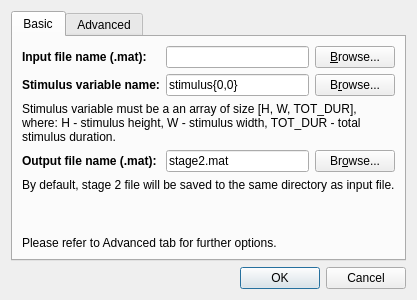
<?xml version="1.0" encoding="UTF-8"?>
<ui version="4.0">
 <class>PrfStage2Dialog</class>
 <widget class="QDialog" name="PrfStage2Dialog">
  <property name="geometry">
   <rect>
    <x>0</x>
    <y>0</y>
    <width>397</width>
    <height>300</height>
   </rect>
  </property>
  <property name="windowTitle">
   <string>QPrf - Stage 2 Stimuli Generation</string>
  </property>
  <layout class="QVBoxLayout" name="verticalLayout">
   <item>
    <widget class="QTabWidget" name="tabWidget">
     <property name="currentIndex">
      <number>0</number>
     </property>
     <widget class="QWidget" name="tab">
      <attribute name="title">
       <string>Basic</string>
      </attribute>
      <layout class="QGridLayout" name="gridLayout">
       <item row="0" column="0">
        <widget class="QLabel" name="label">
         <property name="font">
          <font>
           <weight>75</weight>
           <bold>true</bold>
          </font>
         </property>
         <property name="text">
          <string>Input file name (.mat):</string>
         </property>
        </widget>
       </item>
       <item row="1" column="1" colspan="3">
        <widget class="QLineEdit" name="varname_lineEdit">
         <property name="text">
          <string>stimulus{0,0}</string>
         </property>
        </widget>
       </item>
       <item row="0" column="4">
        <widget class="QPushButton" name="browseFile_pushButton">
         <property name="text">
          <string>&amp;Browse...</string>
         </property>
        </widget>
       </item>
       <item row="2" column="0" colspan="5">
        <widget class="QLabel" name="label_3">
         <property name="text">
          <string>Stimulus variable must be a an array of size [H, W, TOT_DUR], where: H - stimulus height, W - stimulus width, TOT_DUR - total stimulus duration.</string>
         </property>
         <property name="wordWrap">
          <bool>true</bool>
         </property>
        </widget>
       </item>
       <item row="1" column="0">
        <widget class="QLabel" name="label_2">
         <property name="font">
          <font>
           <weight>75</weight>
           <bold>true</bold>
          </font>
         </property>
         <property name="text">
          <string>Stimulus variable name:</string>
         </property>
        </widget>
       </item>
       <item row="0" column="1" colspan="3">
        <widget class="QLineEdit" name="fileName_lineEdit"/>
       </item>
       <item row="5" column="0" colspan="5">
        <spacer name="verticalSpacer">
         <property name="orientation">
          <enum>Qt::Vertical</enum>
         </property>
         <property name="sizeHint" stdset="0">
          <size>
           <width>20</width>
           <height>40</height>
          </size>
         </property>
        </spacer>
       </item>
       <item row="6" column="0" colspan="3">
        <widget class="QLabel" name="label_7">
         <property name="text">
          <string>Please refer to Advanced tab for further options.</string>
         </property>
        </widget>
       </item>
       <item row="1" column="4">
        <widget class="QPushButton" name="browseVar_pushButton">
         <property name="text">
          <string>B&amp;rowse...</string>
         </property>
        </widget>
       </item>
       <item row="3" column="0">
        <widget class="QLabel" name="label_15">
         <property name="font">
          <font>
           <weight>75</weight>
           <bold>true</bold>
          </font>
         </property>
         <property name="text">
          <string>Output file name (.mat):</string>
         </property>
        </widget>
       </item>
       <item row="3" column="4">
        <widget class="QPushButton" name="browseOut_pushButton">
         <property name="text">
          <string>Br&amp;owse...</string>
         </property>
        </widget>
       </item>
       <item row="4" column="0" colspan="5">
        <widget class="QLabel" name="label_16">
         <property name="text">
          <string>By default, stage 2 file will be saved to the same directory as input file.</string>
         </property>
        </widget>
       </item>
       <item row="3" column="1" colspan="3">
        <widget class="QLineEdit" name="outName_lineEdit">
         <property name="text">
          <string>stage2.mat</string>
         </property>
        </widget>
       </item>
      </layout>
     </widget>
     <widget class="QWidget" name="tab_2">
      <attribute name="title">
       <string>Advanced</string>
      </attribute>
      <layout class="QGridLayout" name="gridLayout_2">
       <item row="5" column="2">
        <widget class="QLabel" name="label_6">
         <property name="font">
          <font>
           <weight>75</weight>
           <bold>true</bold>
          </font>
         </property>
         <property name="text">
          <string>RF Size Step:</string>
         </property>
        </widget>
       </item>
       <item row="8" column="0" colspan="3">
        <spacer name="verticalSpacer_2">
         <property name="orientation">
          <enum>Qt::Vertical</enum>
         </property>
         <property name="sizeHint" stdset="0">
          <size>
           <width>20</width>
           <height>40</height>
          </size>
         </property>
        </spacer>
       </item>
       <item row="4" column="0">
        <widget class="QLineEdit" name="yStart_lineEdit">
         <property name="text">
          <string>0</string>
         </property>
        </widget>
       </item>
       <item row="1" column="1">
        <widget class="QLabel" name="label_9">
         <property name="font">
          <font>
           <weight>75</weight>
           <bold>true</bold>
          </font>
         </property>
         <property name="text">
          <string>X End:</string>
         </property>
        </widget>
       </item>
       <item row="2" column="1">
        <widget class="QLineEdit" name="xEnd_lineEdit">
         <property name="text">
          <string>101</string>
         </property>
        </widget>
       </item>
       <item row="3" column="2">
        <widget class="QLabel" name="label_5">
         <property name="font">
          <font>
           <weight>75</weight>
           <bold>true</bold>
          </font>
         </property>
         <property name="text">
          <string>Y Step:</string>
         </property>
        </widget>
       </item>
       <item row="1" column="0">
        <widget class="QLabel" name="label_8">
         <property name="font">
          <font>
           <weight>75</weight>
           <bold>true</bold>
          </font>
         </property>
         <property name="text">
          <string>X Start:</string>
         </property>
        </widget>
       </item>
       <item row="5" column="0">
        <widget class="QLabel" name="label_13">
         <property name="font">
          <font>
           <weight>75</weight>
           <bold>true</bold>
          </font>
         </property>
         <property name="text">
          <string>RF Size Start:</string>
         </property>
        </widget>
       </item>
       <item row="2" column="2">
        <widget class="QLineEdit" name="xStep_lineEdit">
         <property name="text">
          <string>4</string>
         </property>
        </widget>
       </item>
       <item row="1" column="2">
        <widget class="QLabel" name="label_4">
         <property name="font">
          <font>
           <weight>75</weight>
           <bold>true</bold>
          </font>
         </property>
         <property name="text">
          <string>X Step:</string>
         </property>
        </widget>
       </item>
       <item row="3" column="0">
        <widget class="QLabel" name="label_11">
         <property name="font">
          <font>
           <weight>75</weight>
           <bold>true</bold>
          </font>
         </property>
         <property name="text">
          <string>Y Start:</string>
         </property>
        </widget>
       </item>
       <item row="4" column="1">
        <widget class="QLineEdit" name="yEnd_lineEdit">
         <property name="text">
          <string>101</string>
         </property>
        </widget>
       </item>
       <item row="4" column="2">
        <widget class="QLineEdit" name="yStep_lineEdit">
         <property name="text">
          <string>4</string>
         </property>
        </widget>
       </item>
       <item row="5" column="1">
        <widget class="QLabel" name="label_12">
         <property name="font">
          <font>
           <weight>75</weight>
           <bold>true</bold>
          </font>
         </property>
         <property name="text">
          <string>RF Size End:</string>
         </property>
        </widget>
       </item>
       <item row="6" column="0">
        <widget class="QLineEdit" name="rfsizeStart_lineEdit">
         <property name="text">
          <string>0</string>
         </property>
        </widget>
       </item>
       <item row="2" column="0">
        <widget class="QLineEdit" name="xStart_lineEdit">
         <property name="text">
          <string>0</string>
         </property>
        </widget>
       </item>
       <item row="6" column="1">
        <widget class="QLineEdit" name="rfsizeEnd_lineEdit">
         <property name="text">
          <string>101</string>
         </property>
        </widget>
       </item>
       <item row="3" column="1">
        <widget class="QLabel" name="label_10">
         <property name="font">
          <font>
           <weight>75</weight>
           <bold>true</bold>
          </font>
         </property>
         <property name="text">
          <string>Y End:</string>
         </property>
        </widget>
       </item>
       <item row="6" column="2">
        <widget class="QLineEdit" name="rfsizeStep_lineEdit">
         <property name="text">
          <string>4</string>
         </property>
        </widget>
       </item>
       <item row="0" column="0" colspan="3">
        <widget class="QLabel" name="label_14">
         <property name="text">
          <string>Specify ranges for precomputed stage 2 stimulus parameters (X, Y, RF Size).</string>
         </property>
         <property name="wordWrap">
          <bool>true</bool>
         </property>
        </widget>
       </item>
      </layout>
     </widget>
    </widget>
   </item>
   <item>
    <widget class="QDialogButtonBox" name="buttonBox">
     <property name="orientation">
      <enum>Qt::Horizontal</enum>
     </property>
     <property name="standardButtons">
      <set>QDialogButtonBox::Cancel|QDialogButtonBox::Ok</set>
     </property>
    </widget>
   </item>
  </layout>
 </widget>
 <tabstops>
  <tabstop>tabWidget</tabstop>
  <tabstop>xStart_lineEdit</tabstop>
  <tabstop>xEnd_lineEdit</tabstop>
  <tabstop>xStep_lineEdit</tabstop>
  <tabstop>yStart_lineEdit</tabstop>
  <tabstop>yEnd_lineEdit</tabstop>
  <tabstop>yStep_lineEdit</tabstop>
  <tabstop>rfsizeStart_lineEdit</tabstop>
  <tabstop>rfsizeEnd_lineEdit</tabstop>
  <tabstop>rfsizeStep_lineEdit</tabstop>
  <tabstop>fileName_lineEdit</tabstop>
  <tabstop>browseFile_pushButton</tabstop>
  <tabstop>varname_lineEdit</tabstop>
  <tabstop>browseVar_pushButton</tabstop>
 </tabstops>
 <resources/>
 <connections>
  <connection>
   <sender>buttonBox</sender>
   <signal>accepted()</signal>
   <receiver>PrfStage2Dialog</receiver>
   <slot>accept()</slot>
   <hints>
    <hint type="sourcelabel">
     <x>257</x>
     <y>290</y>
    </hint>
    <hint type="destinationlabel">
     <x>157</x>
     <y>274</y>
    </hint>
   </hints>
  </connection>
  <connection>
   <sender>buttonBox</sender>
   <signal>rejected()</signal>
   <receiver>PrfStage2Dialog</receiver>
   <slot>reject()</slot>
   <hints>
    <hint type="sourcelabel">
     <x>325</x>
     <y>290</y>
    </hint>
    <hint type="destinationlabel">
     <x>286</x>
     <y>274</y>
    </hint>
   </hints>
  </connection>
 </connections>
</ui>
